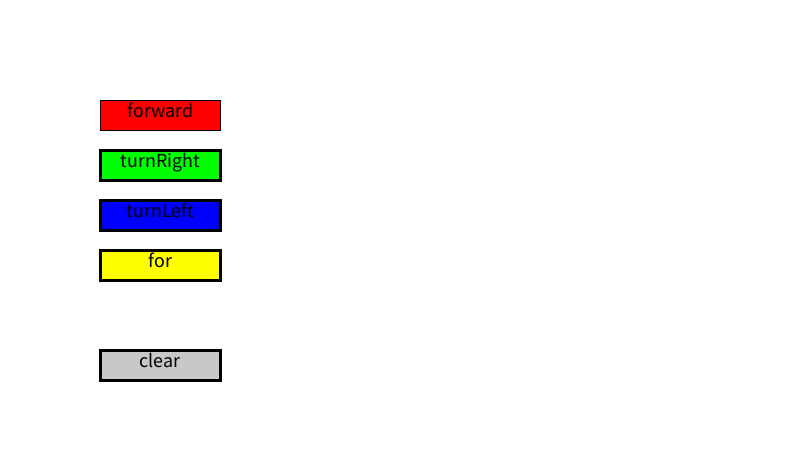
Frame 1 (no input)
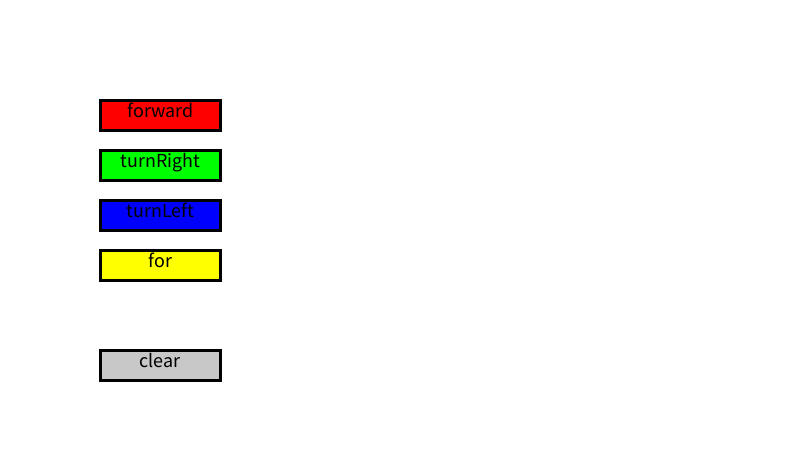
Frame 60 (the mouse pressed at the canvas centre just before this capture)
Frame 120 (the mouse held since frame 60 and released just before this capture): identical to frame 60, image omitted

The Processing sketch that drew these frames (run headless with seeded random() and noise(); from frame 60 on, the mouse is pressed at the canvas centre):

// Processing sketch: hackathon
// ── hackathon.pde
Block selectedBlock;    //マウスでドラッグしているブロック

final ArrayList<Block> blockList  = new ArrayList<Block>();
final Block[] parretBlocks = new Block[5];

final color RED = color(255, 0, 0);
final color BLUE = color(0, 255, 0);
final color GREEN = color(0, 0, 255);
final color YELLOW = color(255, 255, 0);
final color GRAY = color(200, 200, 200);

//プログラム開始時に一度だけ実行される関数
void setup(){
    size(800,450);
    parretBlocks[0] = new Block("forward", 100, 100, RED, true, false);
    parretBlocks[1] = new Block("turnRight", 100, 150, BLUE, true, false);
    parretBlocks[2] = new Block("turnLeft", 100, 200, GREEN, true, false);
    parretBlocks[3] = new Block("for", 100, 250, YELLOW, true, false);
    
    parretBlocks[4] = new Block("clear", 100, 350, GRAY, false, false);
}

//setup()の後、毎秒６０回呼ばれる関数
void draw(){
    //背景を真っ白に塗りつぶす
    background(255);
    for(Block block : parretBlocks) {
      block.display();
    }
    
    for(Block block : blockList){
        block.display();
    }
}

//マウスが押されたときに呼ばれる関数
void mousePressed(){    
    //ここで逆順に走査しているのはリストの後ろ側にあるブロックの方が
    //画面上では手前にあるブロックであるため
    for(int i = blockList.size()-1; i >= 0; i--){
        Block block = blockList.get(i);
        //マウスがそのブロック内にあれば
        if(block.isPressed()) {
            selectedBlock = block;
            return;
        }
    }
    
    for(Block block : parretBlocks) {
      if(block.isPressed()) {
        if(block.isClonable()) {
          // コピー可能ブロックはコピーしてリスト追加
          Block newBlock = block.clone();
          blockList.add(newBlock);
          selectedBlock = newBlock;
        } else if("clear".equals(block.name)) {
          // クリアボタンはリストをクリア
          blockList.clear();
        }
      }
    }
}

//マウスをドラッグしている間呼ばれる関数
void mouseDragged(){
    if(selectedBlock != null){
      //移動量はカーソルが前フレームから移動した量
      selectedBlock.move(mouseX - pmouseX, mouseY - pmouseY);
    }
}

//マウスが離されたとき呼ばれる関数
void mouseReleased(){
    if(selectedBlock != null){
        for(Block block : blockList){
            if(selectedBlock != block &&  block.canConnect(selectedBlock)){
                block.connectPostBlock(selectedBlock);  //ブロックの接続
            }
        }

        if(selectedBlock.preBlock != null){ //選択しているブロックの上でほかのぶとっくとつながっていて
            if(!selectedBlock.preBlock.canConnect(selectedBlock)){  //それがつながる位置にいなければ
                selectedBlock.disconnectPreBlock(); //ブロックのつながりを解除
            }
        }
        selectedBlock = null;   //ドラッグ終了のため選択されたブロックは必ずnullに
    }
}

String getBlocksInfo() {
  ArrayList<Block> resultList = new ArrayList<Block>();
  for(Block block : blockList) {
    if(block.preBlock == null) {
      // 終端にたどり着くまでループ
      ArrayList<Block> tmpList = new ArrayList<Block>();
      Block currentBlock = block;
      do {
       tmpList.add(currentBlock);
       currentBlock = currentBlock.postBlock;
      } while(currentBlock != null);
      
      // 最長のものを採用する
      if(resultList.size() < tmpList.size()) {
        resultList.clear();
        resultList.addAll(tmpList);
      }
    }
  }
  
  // ついでに最長の接続以外を消しちゃう
  blockList.clear();
  blockList.addAll(resultList);
  
  // 結果リストから文字列生成
  String s = "";
  for(Block block : resultList) {
    if(s.length() > 0) {
      s += ",";
    }
    s += block.name;
  }
  
  return s;
}

class Block {
    final String name;
    int x, y, w, h;
    static final int DEFAULT_W = 120;
    static final int DEFAULT_H = 30;
    Block preBlock;
    Block postBlock;
    final color rgb;
    final boolean clonable;
    final boolean canHasChildren;

    Block(String name, int x, int y, color rgb, boolean clonable, boolean canHasChildren){
        this(name, x, y, DEFAULT_W, DEFAULT_H, rgb, clonable, canHasChildren);
    }
    
    Block(String name, int x, int y, int w, int h, color rgb, boolean clonable, boolean canHasChildren){
      this.name = name;
      this.x = x;
      this.y = y;
      this.w = w;
      this.h = h;    //現状は決め打ちで
      this.rgb = rgb;
      this.clonable = clonable;
      this.canHasChildren = canHasChildren;
    }
    
    Block clone() {
      return new Block(name, x, y, rgb, clonable, canHasChildren);
    }

    //描画部をここに記述
    void display(){
        fill(rgb);
        rect(x, y, w, h);    //最後の引数は矩形の角の曲がり具合

        fill(0);    //文字色を黒色に
        textAlign(CENTER, CENTER);  //テキストの描画位置をx,yともに真ん中に
        strokeWeight(3);
        stroke(0);
        textSize(20);
        text(name, x + w / 2, y + h / 3);
    }

    void move(int addX, int addY){
        x += addX;
        y += addY;
        //次のブロックが存在していればそれも合わせて移動させる
        if(postBlock != null) postBlock.move(addX, addY);
    }
    //上のブロックに対して、引数に渡されたブロックを「下」に接続します
    void connectPostBlock(Block block){
        //接続関係を設定
        this.postBlock = block;
        block.preBlock = this;

        //複数ブロックの移動の時のために、指定した座標に移動させるのではなく　必ず移動量を指定して移動させるようにする。
        block.move(this.x - block.x, (this.y + this.h) - block.y);
    }

    //上にあるブロックと自分のブロックのつながりを解除
    void disconnectPreBlock(){
        this.preBlock.postBlock = null;
        this.preBlock = null;
    }

    //マウスがブロック内にあるかどうか
    boolean isPressed(){
        return x <= mouseX && mouseX <= x + w && y <= mouseY && mouseY <= y + h;
    }

    //許容する二つのブロックの距離の差
    final int MARGIN = 20;
    boolean canConnect(Block block){
        //yに関しては相手のブロックの「底」と比較するためにhを足すのを忘れないように
        return abs(x - block.x) <= MARGIN && abs(y + h - block.y) <= MARGIN;
    }
    
    boolean isClonable() {
      return clonable;
    }
}
